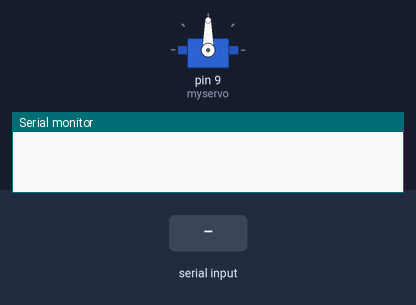
Recording of a sketch running on a simulated Arduino Uno, built with avr-gcc and run on an emulated ATmega328P. Shown: servo, the last lines printed to the serial monitor. The test bench sets the inputs (shaded band).

Above: at 1.2 s.
1.3 s: "r" received over the second serial link
At 4.2 s:
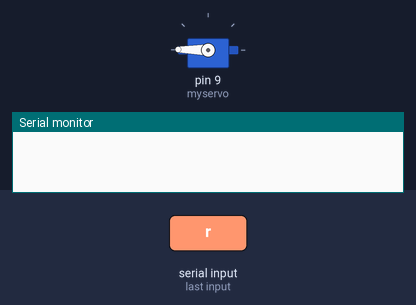
4.3 s: "l" received over the second serial link
5.8 s: "1" received over the second serial link
7.3 s: "l" received over the second serial link
At 11.0 s:
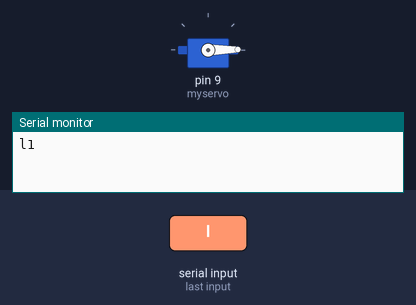
Timing chart, 0 to 11.3 s (numbered marks = the images above; inputs shaded):
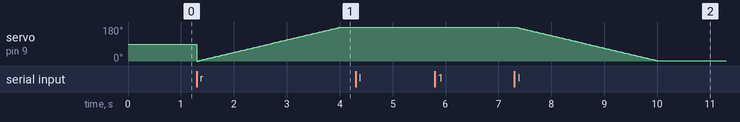

The sketch:

008bluetooth_smotor.ino
```cpp
#include <SoftwareSerial.h>
#include <Servo.h>

SoftwareSerial bluetooth(2, 3);
Servo myservo;

void setup() {
  Serial.begin(9600);
  bluetooth.begin(9600);
  myservo.attach(9);

}

void loop() {
  char val = bluetooth.read();

  if(bluetooth.available()) {
    Serial.write(bluetooth.read());
  }
  if(val == 'r') {
    for(int i=0; i < 180; i++) {
      myservo.write(i);
      delay(15);
    }
  }
  if(val == 'l') {
    for(int i=180; i > 0; i--) {
      myservo.write(i);
      delay(15);
    }
  }


}
```
